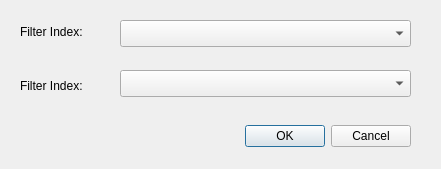
<?xml version="1.0" encoding="UTF-8"?>
<ui version="4.0">
 <class>Dialog</class>
 <widget class="QDialog" name="Dialog">
  <property name="geometry">
   <rect>
    <x>0</x>
    <y>0</y>
    <width>441</width>
    <height>169</height>
   </rect>
  </property>
  <property name="windowTitle">
   <string>Swap Filters</string>
  </property>
  <widget class="QDialogButtonBox" name="buttonBox">
   <property name="geometry">
    <rect>
     <x>230</x>
     <y>120</y>
     <width>181</width>
     <height>32</height>
    </rect>
   </property>
   <property name="orientation">
    <enum>Qt::Horizontal</enum>
   </property>
   <property name="standardButtons">
    <set>QDialogButtonBox::Cancel|QDialogButtonBox::Ok</set>
   </property>
  </widget>
  <widget class="QLabel" name="label">
   <property name="geometry">
    <rect>
     <x>20</x>
     <y>16</y>
     <width>91</width>
     <height>31</height>
    </rect>
   </property>
   <property name="text">
    <string>Filter Index:</string>
   </property>
  </widget>
  <widget class="QLabel" name="label_2">
   <property name="geometry">
    <rect>
     <x>20</x>
     <y>70</y>
     <width>91</width>
     <height>31</height>
    </rect>
   </property>
   <property name="text">
    <string>Filter Index:</string>
   </property>
  </widget>
  <widget class="QComboBox" name="comboBox">
   <property name="geometry">
    <rect>
     <x>120</x>
     <y>70</y>
     <width>291</width>
     <height>27</height>
    </rect>
   </property>
  </widget>
  <widget class="QComboBox" name="comboBox_2">
   <property name="geometry">
    <rect>
     <x>120</x>
     <y>20</y>
     <width>291</width>
     <height>27</height>
    </rect>
   </property>
  </widget>
 </widget>
 <resources/>
 <connections>
  <connection>
   <sender>buttonBox</sender>
   <signal>accepted()</signal>
   <receiver>Dialog</receiver>
   <slot>accept()</slot>
   <hints>
    <hint type="sourcelabel">
     <x>248</x>
     <y>254</y>
    </hint>
    <hint type="destinationlabel">
     <x>157</x>
     <y>274</y>
    </hint>
   </hints>
  </connection>
  <connection>
   <sender>buttonBox</sender>
   <signal>rejected()</signal>
   <receiver>Dialog</receiver>
   <slot>reject()</slot>
   <hints>
    <hint type="sourcelabel">
     <x>316</x>
     <y>260</y>
    </hint>
    <hint type="destinationlabel">
     <x>286</x>
     <y>274</y>
    </hint>
   </hints>
  </connection>
 </connections>
</ui>
